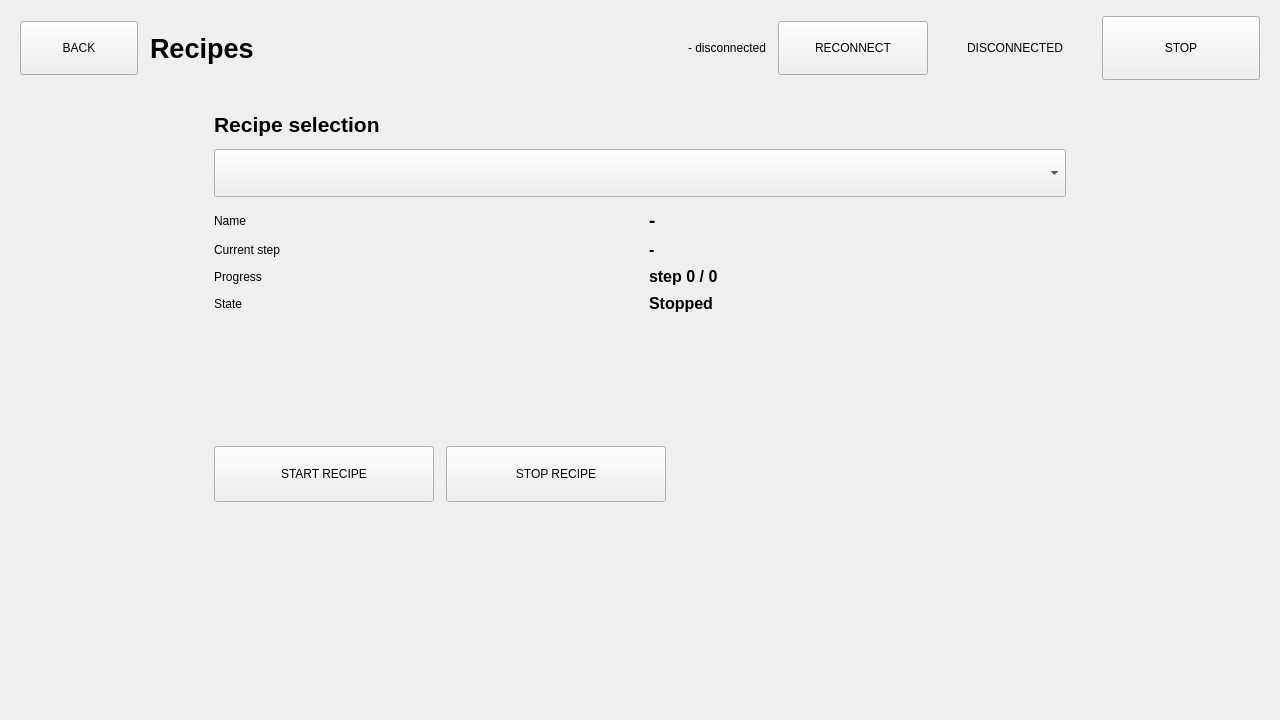
<?xml version="1.0" encoding="UTF-8"?>
<ui version="4.0">
 <class>RecipesPage</class>
 <widget class="QWidget" name="RecipesPage">
  <property name="geometry">
   <rect>
    <x>0</x>
    <y>0</y>
    <width>1280</width>
    <height>720</height>
   </rect>
  </property>
  <property name="windowTitle">
   <string>Recipes</string>
  </property>
  <layout class="QVBoxLayout" name="recipes_page_layout">
   <property name="spacing">
    <number>8</number>
   </property>
   <property name="leftMargin">
    <number>20</number>
   </property>
   <property name="topMargin">
    <number>12</number>
   </property>
   <property name="rightMargin">
    <number>20</number>
   </property>
   <property name="bottomMargin">
    <number>12</number>
   </property>
   <item>
    <widget class="QWidget" name="recipes_header">
     <property name="minimumSize">
      <size>
       <width>0</width>
       <height>72</height>
      </size>
     </property>
     <property name="maximumSize">
      <size>
       <width>16777215</width>
       <height>72</height>
      </size>
     </property>
     <layout class="QHBoxLayout" name="recipes_header_layout">
      <property name="spacing">
       <number>12</number>
      </property>
      <property name="leftMargin">
       <number>0</number>
      </property>
      <property name="topMargin">
       <number>0</number>
      </property>
      <property name="rightMargin">
       <number>0</number>
      </property>
      <property name="bottomMargin">
       <number>0</number>
      </property>
      <item>
       <widget class="QPushButton" name="recipes_back_button">
        <property name="minimumSize">
         <size>
          <width>118</width>
          <height>54</height>
         </size>
        </property>
        <property name="maximumSize">
         <size>
          <width>118</width>
          <height>54</height>
         </size>
        </property>
        <property name="text">
         <string>BACK</string>
        </property>
       </widget>
      </item>
      <item>
       <widget class="QLabel" name="recipes_title_label">
        <property name="font">
         <font>
          <pointsize>20</pointsize>
          <bold>true</bold>
         </font>
        </property>
        <property name="text">
         <string>Recipes</string>
        </property>
       </widget>
      </item>
      <item>
       <spacer name="recipes_header_spacer">
        <property name="orientation">
         <enum>Qt::Orientation::Horizontal</enum>
        </property>
        <property name="sizeHint" stdset="0">
         <size>
          <width>40</width>
          <height>20</height>
         </size>
        </property>
       </spacer>
      </item>
      <item>
       <widget class="QLabel" name="recipes_port_label">
        <property name="text">
         <string>- disconnected</string>
        </property>
       </widget>
      </item>
      <item>
       <widget class="QPushButton" name="recipes_reconnect_button">
        <property name="minimumSize">
         <size>
          <width>150</width>
          <height>54</height>
         </size>
        </property>
        <property name="maximumSize">
         <size>
          <width>150</width>
          <height>54</height>
         </size>
        </property>
        <property name="text">
         <string>RECONNECT</string>
        </property>
       </widget>
      </item>
      <item>
       <widget class="QLabel" name="recipes_status_label">
        <property name="minimumSize">
         <size>
          <width>150</width>
          <height>40</height>
         </size>
        </property>
        <property name="maximumSize">
         <size>
          <width>150</width>
          <height>40</height>
         </size>
        </property>
        <property name="text">
         <string>DISCONNECTED</string>
        </property>
        <property name="alignment">
         <set>Qt::AlignmentFlag::AlignCenter</set>
        </property>
       </widget>
      </item>
      <item>
       <widget class="QPushButton" name="recipes_global_stop_button">
        <property name="minimumSize">
         <size>
          <width>158</width>
          <height>64</height>
         </size>
        </property>
        <property name="maximumSize">
         <size>
          <width>158</width>
          <height>64</height>
         </size>
        </property>
        <property name="text">
         <string>STOP</string>
        </property>
       </widget>
      </item>
     </layout>
    </widget>
   </item>
   <item>
    <layout class="QHBoxLayout" name="recipes_content_layout">
     <item>
      <spacer name="recipes_content_left_spacer">
       <property name="orientation">
        <enum>Qt::Orientation::Horizontal</enum>
       </property>
       <property name="sizeHint" stdset="0">
        <size>
         <width>40</width>
         <height>20</height>
        </size>
       </property>
      </spacer>
     </item>
     <item>
      <widget class="QFrame" name="recipes_card">
       <property name="minimumSize">
        <size>
         <width>900</width>
         <height>430</height>
        </size>
       </property>
       <property name="maximumSize">
        <size>
         <width>900</width>
         <height>430</height>
        </size>
       </property>
       <property name="frameShape">
        <enum>QFrame::Shape::NoFrame</enum>
       </property>
       <layout class="QVBoxLayout" name="recipes_card_layout">
        <property name="spacing">
         <number>12</number>
        </property>
        <property name="leftMargin">
         <number>24</number>
        </property>
        <property name="topMargin">
         <number>20</number>
        </property>
        <property name="rightMargin">
         <number>24</number>
        </property>
        <property name="bottomMargin">
         <number>20</number>
        </property>
        <item>
         <widget class="QLabel" name="recipe_selection_caption">
          <property name="font">
           <font>
            <pointsize>16</pointsize>
            <bold>true</bold>
           </font>
          </property>
          <property name="text">
           <string>Recipe selection</string>
          </property>
         </widget>
        </item>
        <item>
         <widget class="QComboBox" name="recipe_combo">
          <property name="minimumSize">
           <size>
            <width>0</width>
            <height>48</height>
           </size>
          </property>
          <property name="maximumSize">
           <size>
            <width>16777215</width>
            <height>48</height>
           </size>
          </property>
         </widget>
        </item>
        <item>
         <layout class="QGridLayout" name="recipe_details_layout">
          <property name="horizontalSpacing">
           <number>18</number>
          </property>
          <property name="verticalSpacing">
           <number>8</number>
          </property>
          <item row="0" column="0">
           <widget class="QLabel" name="recipe_name_caption">
            <property name="text">
             <string>Name</string>
            </property>
           </widget>
          </item>
          <item row="0" column="1">
           <widget class="QLabel" name="recipe_name_label">
            <property name="font">
             <font>
              <pointsize>14</pointsize>
              <bold>true</bold>
             </font>
            </property>
            <property name="text">
             <string>-</string>
            </property>
           </widget>
          </item>
          <item row="1" column="0">
           <widget class="QLabel" name="recipe_step_caption">
            <property name="text">
             <string>Current step</string>
            </property>
           </widget>
          </item>
          <item row="1" column="1">
           <widget class="QLabel" name="recipe_step_label">
            <property name="font">
             <font>
              <pointsize>12</pointsize>
              <bold>true</bold>
             </font>
            </property>
            <property name="text">
             <string>-</string>
            </property>
           </widget>
          </item>
          <item row="2" column="0">
           <widget class="QLabel" name="recipe_progress_caption">
            <property name="text">
             <string>Progress</string>
            </property>
           </widget>
          </item>
          <item row="2" column="1">
           <widget class="QLabel" name="recipe_progress_label">
            <property name="font">
             <font>
              <pointsize>12</pointsize>
              <bold>true</bold>
             </font>
            </property>
            <property name="text">
             <string>step 0 / 0</string>
            </property>
           </widget>
          </item>
          <item row="3" column="0">
           <widget class="QLabel" name="recipe_state_caption">
            <property name="text">
             <string>State</string>
            </property>
           </widget>
          </item>
          <item row="3" column="1">
           <widget class="QLabel" name="recipe_state_label">
            <property name="font">
             <font>
              <pointsize>12</pointsize>
              <bold>true</bold>
             </font>
            </property>
            <property name="text">
             <string>Stopped</string>
            </property>
           </widget>
          </item>
          <item row="4" column="0" colspan="2">
           <widget class="QLabel" name="recipe_error_label">
            <property name="text">
             <string/>
            </property>
            <property name="wordWrap">
             <bool>true</bool>
            </property>
           </widget>
          </item>
         </layout>
        </item>
        <item>
         <spacer name="recipes_card_vertical_spacer">
          <property name="orientation">
           <enum>Qt::Orientation::Vertical</enum>
          </property>
          <property name="sizeHint" stdset="0">
           <size>
            <width>20</width>
            <height>40</height>
           </size>
          </property>
         </spacer>
        </item>
        <item>
         <layout class="QHBoxLayout" name="recipe_controls_layout">
          <property name="spacing">
           <number>12</number>
          </property>
          <item>
           <widget class="QPushButton" name="recipe_start_button">
            <property name="minimumSize">
             <size>
              <width>220</width>
              <height>56</height>
             </size>
            </property>
            <property name="maximumSize">
             <size>
              <width>220</width>
              <height>56</height>
             </size>
            </property>
            <property name="text">
             <string>START RECIPE</string>
            </property>
           </widget>
          </item>
          <item>
           <widget class="QPushButton" name="recipe_stop_button">
            <property name="minimumSize">
             <size>
              <width>220</width>
              <height>56</height>
             </size>
            </property>
            <property name="maximumSize">
             <size>
              <width>220</width>
              <height>56</height>
             </size>
            </property>
            <property name="text">
             <string>STOP RECIPE</string>
            </property>
           </widget>
          </item>
          <item>
           <spacer name="recipe_controls_spacer">
            <property name="orientation">
             <enum>Qt::Orientation::Horizontal</enum>
            </property>
            <property name="sizeHint" stdset="0">
             <size>
              <width>40</width>
              <height>20</height>
             </size>
            </property>
           </spacer>
          </item>
         </layout>
        </item>
       </layout>
      </widget>
     </item>
     <item>
      <spacer name="recipes_content_right_spacer">
       <property name="orientation">
        <enum>Qt::Orientation::Horizontal</enum>
       </property>
       <property name="sizeHint" stdset="0">
        <size>
         <width>40</width>
         <height>20</height>
        </size>
       </property>
      </spacer>
     </item>
    </layout>
   </item>
   <item>
    <spacer name="recipes_page_bottom_spacer">
     <property name="orientation">
      <enum>Qt::Orientation::Vertical</enum>
     </property>
     <property name="sizeHint" stdset="0">
      <size>
       <width>20</width>
       <height>40</height>
      </size>
     </property>
    </spacer>
   </item>
  </layout>
 </widget>
 <tabstops>
  <tabstop>recipes_back_button</tabstop>
  <tabstop>recipes_reconnect_button</tabstop>
  <tabstop>recipes_global_stop_button</tabstop>
  <tabstop>recipe_combo</tabstop>
  <tabstop>recipe_start_button</tabstop>
  <tabstop>recipe_stop_button</tabstop>
 </tabstops>
 <resources/>
 <connections/>
</ui>
